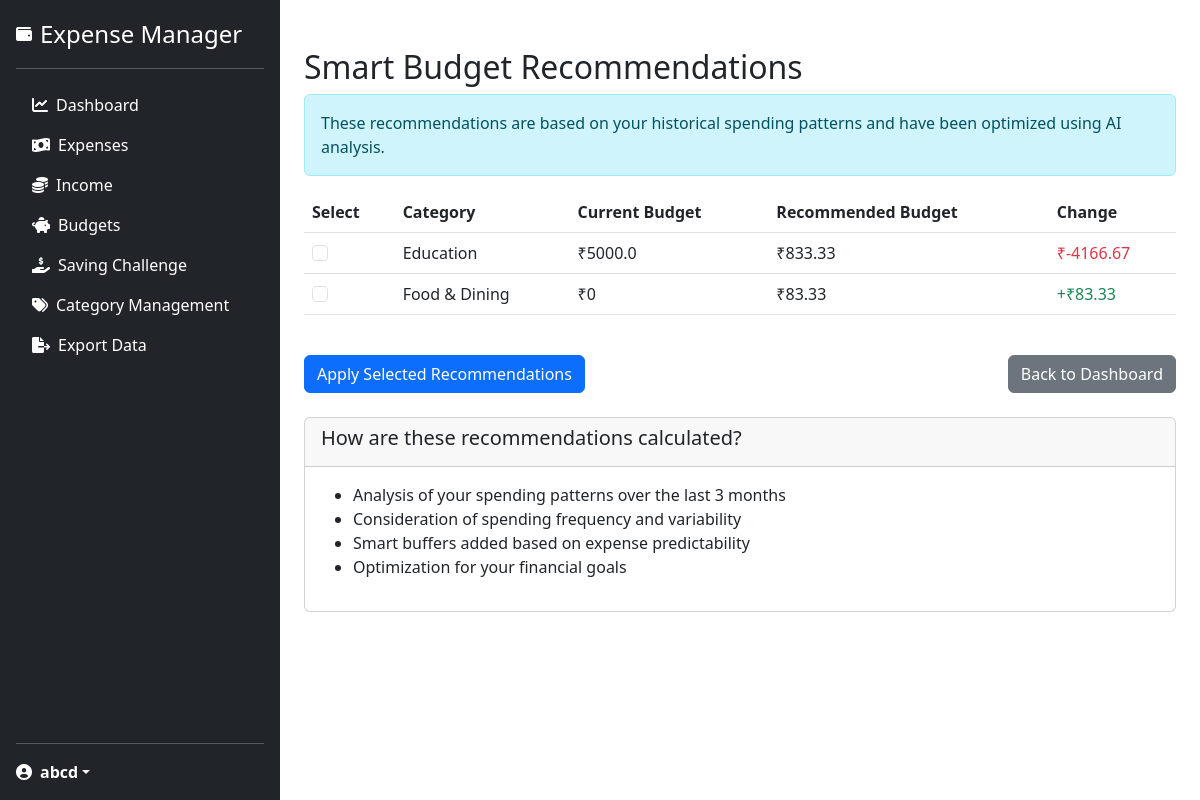
Screenshot of /smart-budget/smart-budget/recommendations (signed in) with the database file from the repository.
### models.py (models this page shows, shortened)
class User(UserMixin, db.Model):
    id = db.Column(db.Integer, primary_key=True)
    username = db.Column(db.String(80), unique=True, nullable=False)
    email = db.Column(db.String(120), unique=True, nullable=False)
    password_hash = db.Column(db.String(128))
    expenses = db.relationship('Expense', backref='user', lazy=True)
    expense_categories = db.relationship('ExpenseCategory', backref='user', lazy=True)
    incomes = db.relationship('Income', backref='user', lazy=True)
    budgets = db.relationship('Budget', backref='user', lazy=True)
    savings_challenges = db.relationship('SavingsChallenge', backref='user', lazy=True)
    recurring_expenses = db.relationship('RecurringExpense', backref='user', lazy=True)
    expense_streaks = db.relationship('ExpenseStreak', backref='user', lazy=True)

class ExpenseCategory(db.Model):
    id = db.Column(db.Integer, primary_key=True)
    name = db.Column(db.String(50), nullable=False)
    description = db.Column(db.String(200))
    is_default = db.Column(db.Boolean, default=False)
    user_id = db.Column(db.Integer, db.ForeignKey('user.id'), nullable=False)
    expenses = db.relationship('Expense', backref='category_info', lazy=True)

class Budget(db.Model):
    id = db.Column(db.Integer, primary_key=True)
    category = db.Column(db.String(50), nullable=False)
    amount = db.Column(db.Float, nullable=False)
    period = db.Column(db.Enum(BudgetPeriod), nullable=False, default=BudgetPeriod.MONTHLY)
    start_date = db.Column(db.DateTime, nullable=False, default=datetime.utcnow)
    alerts_enabled = db.Column(db.Boolean, default=True)
    user_id = db.Column(db.Integer, db.ForeignKey('user.id'), nullable=False)
    alerts = db.relationship('BudgetAlert', backref='budget', lazy=True)

### smart_budget.py (the view)
@smart_budget.route('/smart-budget/recommendations')
@login_required
def get_recommendations():
    recommendations = generate_budget_recommendations(current_user.id)
    current_budgets = {budget.category: budget.amount
                      for budget in Budget.query.filter_by(user_id=current_user.id).all()}
    return render_template(
        'smart_budget/recommendations.html',
        recommendations=recommendations,
        current_budgets=current_budgets
    )

### app.py (called while the page is built)
@login_manager.user_loader
def load_user(user_id):
    return User.query.get(int(user_id))

### smart_budget.py (called while the page is built)
def calculate_average_spending(user_id, months_lookback=3):
    start_date = datetime.utcnow() - timedelta(days=30 * months_lookback)
    expenses = Expense.query.filter(
        Expense.user_id == user_id,
        Expense.date >= start_date
    ).all()
    category_totals = defaultdict(list)
    for expense in expenses:
        category = expense.category_info.name
        month = expense.date.strftime('%Y-%m')
        category_totals[(category, month)].append(expense.amount)
    category_averages = {}
    for (category, _), amounts in category_totals.items():
        if category not in category_averages:
            category_averages[category] = sum(amounts) / months_lookback
    return category_averages

def detect_spending_patterns(user_id):
    expenses = Expense.query.filter_by(user_id=user_id).order_by(Expense.date.desc()).all()
    patterns = defaultdict(lambda: {'total': 0, 'frequency': 0, 'avg_amount': 0})
    for expense in expenses:
        category = expense.category_info.name
        patterns[category]['total'] += expense.amount
        patterns[category]['frequency'] += 1
    for category in patterns:
        patterns[category]['avg_amount'] = (
            patterns[category]['total'] / patterns[category]['frequency']
            if patterns[category]['frequency'] > 0 else 0
        )
    return patterns

def generate_budget_recommendations(user_id):
    avg_spending = calculate_average_spending(user_id)
    patterns = detect_spending_patterns(user_id)
    recommendations = {}
    for category, avg_amount in avg_spending.items():
        pattern = patterns.get(category, {})
        frequency = pattern.get('frequency', 0)
        if frequency > 10:  # High frequency spending
            recommended = avg_amount * 1.1  # Add 10% buffer
        elif frequency > 5:  # Medium frequency
            recommended = avg_amount * 1.15  # Add 15% buffer
        else:  # Low frequency, might be irregular expenses
            recommended = avg_amount * 1.25  # Add 25% buffer
        recommendations[category] = round(recommended, 2)
    return recommendations

### templates/smart_budget/recommendations.html (shortened to what this page needs)
{% extends "base.html" %}
{% block content %}
<div class="container mt-4">
    <h2>Smart Budget Recommendations</h2>
    <div class="alert alert-info">
        These recommendations are based on your historical spending patterns and have been optimized using AI analysis.
    </div>
    <form action="{{ url_for('smart_budget.apply_recommendations') }}" method="POST">
        <div class="table-responsive">
            <table class="table table-hover">
                <thead>
                    <tr>
                        <th>Select</th>
                        <th>Category</th>
                        <th>Current Budget</th>
                        <th>Recommended Budget</th>
                        <th>Change</th>
                    </tr>
                </thead>
                <tbody>
                    {% for category, recommended in recommendations.items() %}
                    <tr>
                        <td>
                            <input type="checkbox" name="categories" value="{{ category }}" class="form-check-input">
                        </td>
                        <td>{{ category }}</td>
                        <td>₹{{ current_budgets.get(category, 0) | round(2) }}</td>
                        <td>₹{{ recommended | round(2) }}</td>
                        <td>
                            {% set change = recommended - current_budgets.get(category, 0) %}
                            <span class="{{ 'text-success' if change >= 0 else 'text-danger' }}">
                                {{ '+' if change >= 0 else '' }}₹{{ change | round(2) }}
                            </span>
                        </td>
                    </tr>
                    {% endfor %}
                </tbody>
            </table>
        </div>
        <div class="d-flex justify-content-between mt-4">
            <button type="submit" class="btn btn-primary">Apply Selected Recommendations</button>
            <a href="{{ url_for('dashboard') }}" class="btn btn-secondary">Back to Dashboard</a>
        </div>
    </form>
    <div class="card mt-4">
        <div class="card-header">
            <h5>How are these recommendations calculated?</h5>
        </div>
        <div class="card-body">
            <ul>
                <li>Analysis of your spending patterns over the last 3 months</li>
                <li>Consideration of spending frequency and variability</li>
                <li>Smart buffers added based on expense predictability</li>
                <li>Optimization for your financial goals</li>
            </ul>
        </div>
    </div>
</div>
{% endblock %}

### templates/base.html (shortened to what this page needs)
<!DOCTYPE html>
<html lang="en">
<head>
    <link href="https://cdn.jsdelivr.net/npm/bootstrap@5.3.0/dist/css/bootstrap.min.css" rel="stylesheet">
    <link href="https://cdnjs.cloudflare.com/ajax/libs/font-awesome/6.0.0/css/all.min.css" rel="stylesheet">
</head>
<body>
    <div class="d-flex">
        {% if current_user.is_authenticated %}
        <div class="d-flex flex-column flex-shrink-0 p-3 text-white bg-dark" style="width: 280px; min-height: 100vh;">
            <a href="{{ url_for('index') }}" class="d-flex align-items-center mb-3 mb-md-0 me-md-auto text-white text-decoration-none">
                <i class="fas fa-wallet me-2"></i>
                <span class="fs-4">Expense Manager</span>
            </a>
            <hr>
            <ul class="nav nav-pills flex-column mb-auto">
                <li class="nav-item">
                    <a href="{{ url_for('dashboard') }}" class="nav-link text-white {{ 'active' if request.endpoint == 'dashboard' }}">
                        <i class="fas fa-chart-line me-2"></i>Dashboard
                    </a>
                </li>
                <li>
                    <a href="{{ url_for('expenses.list_expenses') }}" class="nav-link text-white {{ 'active' if request.endpoint.startswith('expenses.') }}">
                        <i class="fas fa-money-bill-wave me-2"></i>Expenses
                    </a>
                </li>
                <li>
                    <a href="{{ url_for('incomes.list_incomes') }}" class="nav-link text-white {{ 'active' if request.endpoint.startswith('incomes.') }}">
                        <i class="fas fa-coins me-2"></i>Income
                    </a>
                </li>
                <li>
                    <a href="{{ url_for('budgets.list_budgets') }}" class="nav-link text-white {{ 'active' if request.endpoint.startswith('budgets.') }}">
                        <i class="fas fa-piggy-bank me-2"></i>Budgets
                    </a>
                </li>
                <li>
                    <a href="{{ url_for('savings.list_challenges') }}" class="nav-link text-white {{ 'active' if request.endpoint.startswith('savings.') }}">
                        <i class="fas fa-hand-holding-usd me-2"></i>Saving Challenge
                    </a>
                </li>
                <li>
                    <a href="{{ url_for('categories.list_categories') }}" class="nav-link text-white {{ 'active' if request.endpoint.startswith('categories.') }}">
                        <i class="fas fa-tags me-2"></i>Category Management
                    </a>
                </li>
                <li>
                    <a href="{{ url_for('export_data.export_interface') }}" class="nav-link text-white {{ 'active' if request.endpoint.startswith('export_data.') }}">
                        <i class="fas fa-file-export me-2"></i>Export Data
                    </a>
                </li>
            </ul>
            <hr>
            <div class="dropdown">
                <a href="{{ url_for('auth.profile') }}" class="d-flex align-items-center text-white text-decoration-none dropdown-toggle" id="dropdownUser1" data-bs-toggle="dropdown" aria-expanded="false">
                    <i class="fas fa-user-circle me-2"></i>
                    <strong>{{ current_user.username }}</strong>
                </a>
            </div>
        </div>
        {% endif %}
        <div class="flex-grow-1">
            <div class="container py-4">
        {% block content %}{% endblock %}
    </div>
</body>
</html>

### rows the page displays
User: username "abcd"
ExpenseCategory: name "Education", get "5000.0", recommended "833.33", change "-4166.67"
ExpenseCategory: name "Food & Dining", get "0", recommended "83.33", value "+", change "83.33"
